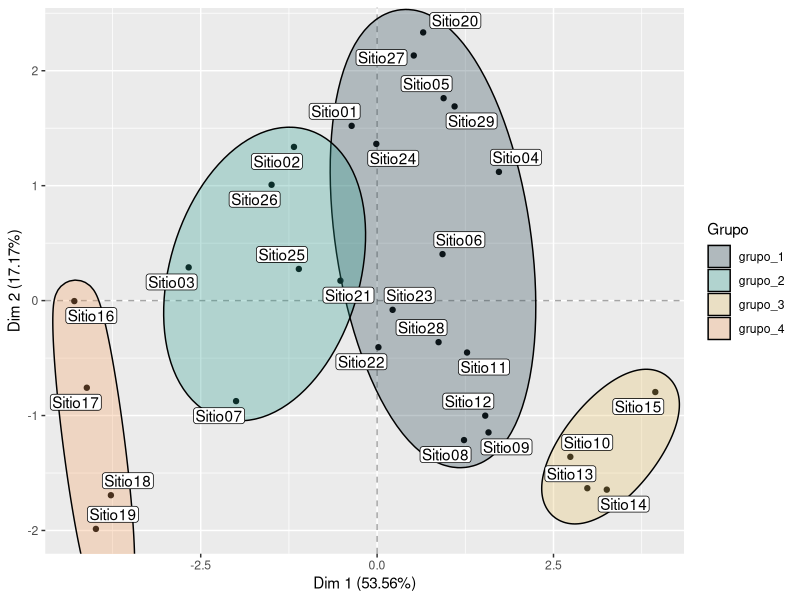
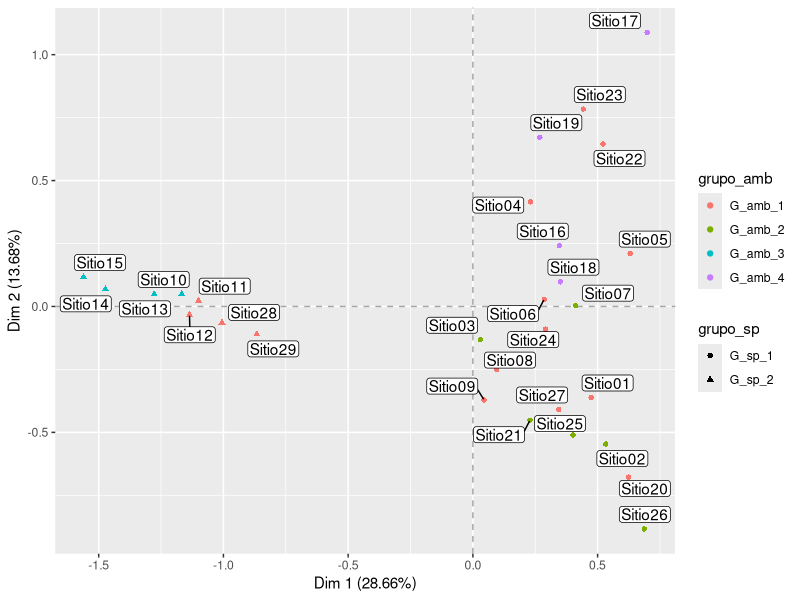
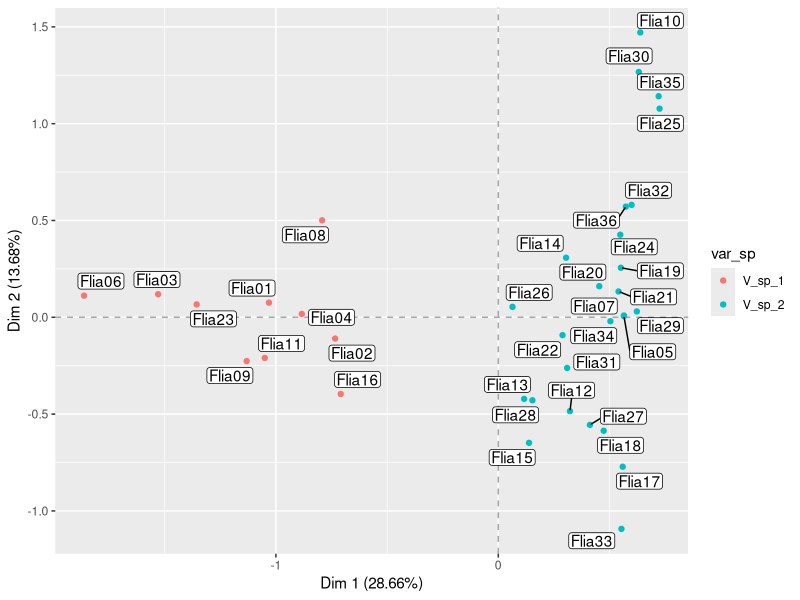
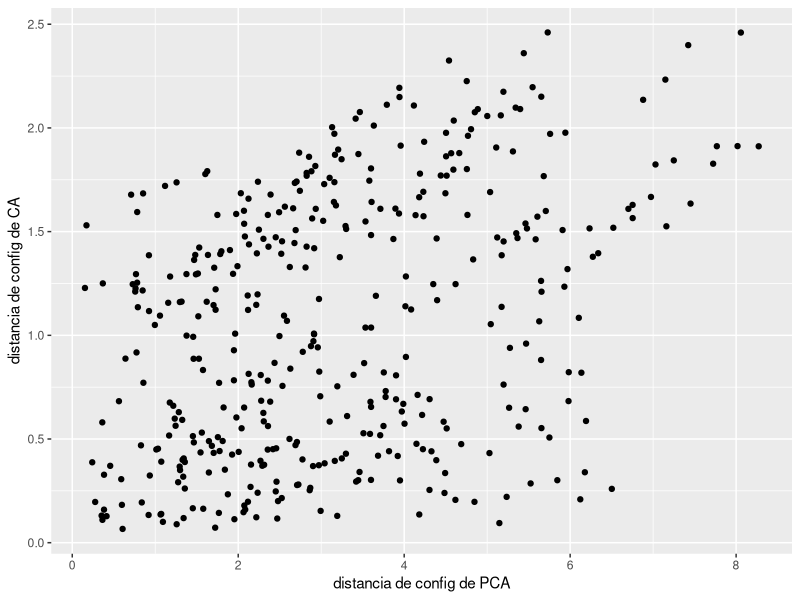
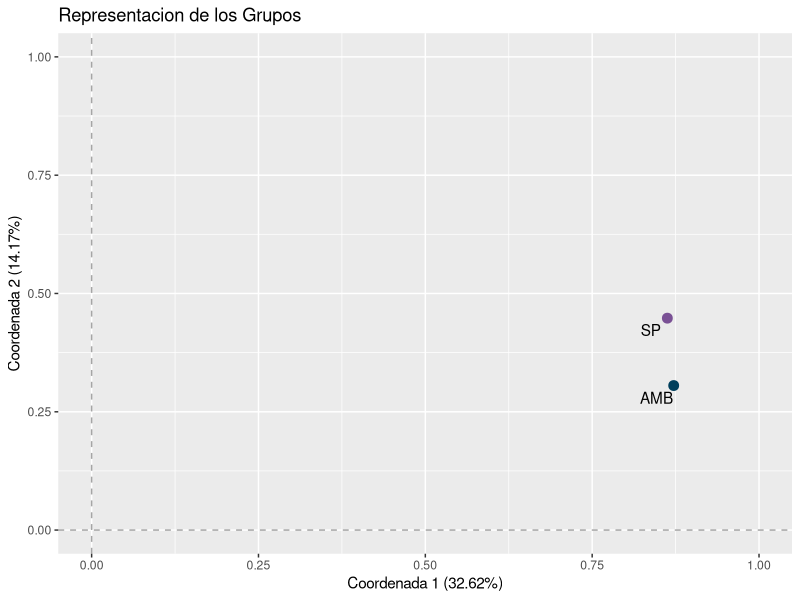
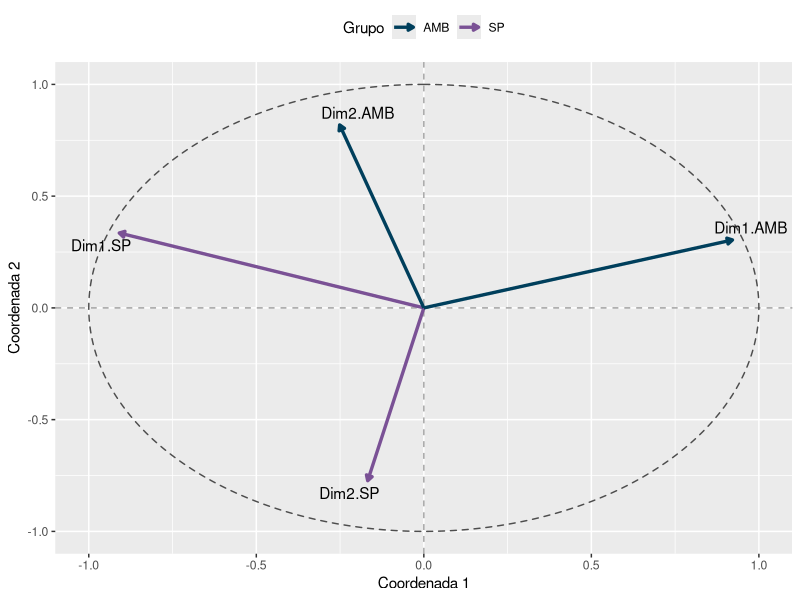
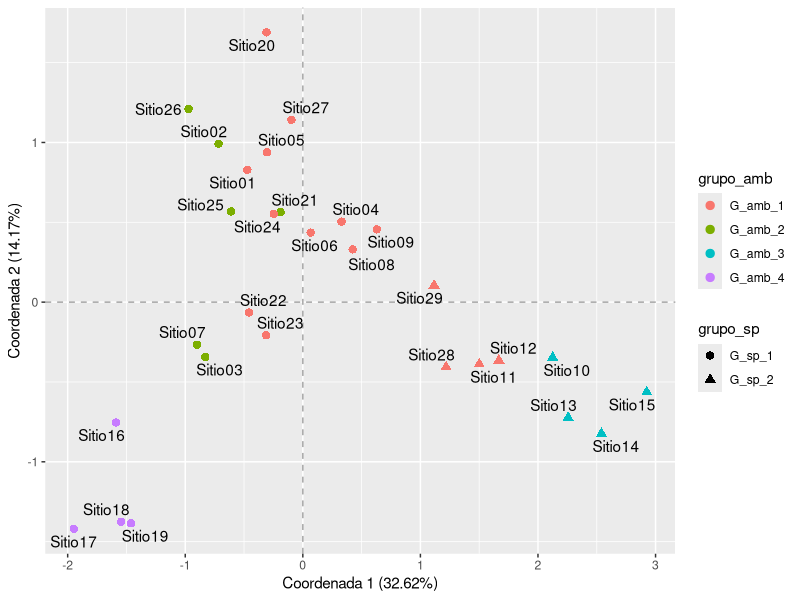
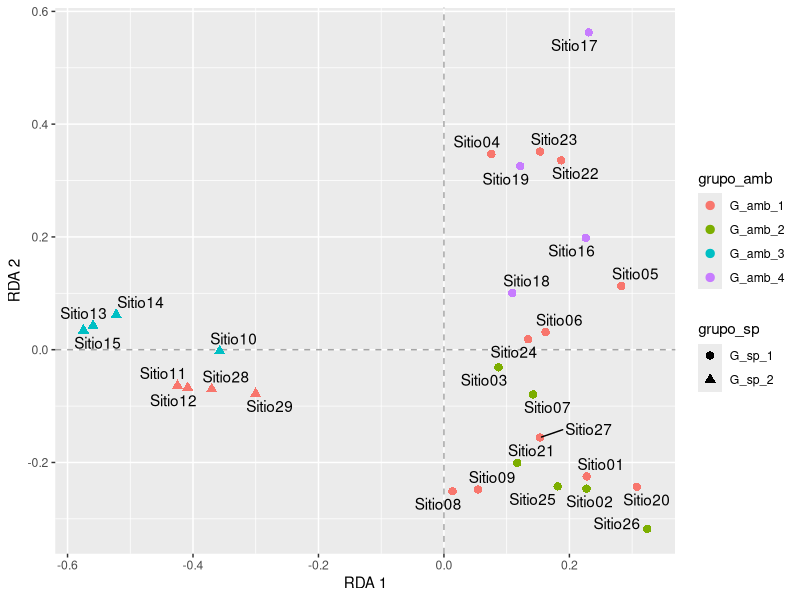

R code for these plots, in order:
## ---- chunk 1
knitr::opts_chunk$set(
  echo = FALSE, message = FALSE, warning = FALSE, fig.align = "center",
  fig.pos = "H", out.extra = "", fig.height = 3.5, fig.width = 5
)
colores <- c("#003f5c", "#7a5195", "#ef5675", "#ffa600")
## ---- chunk 2

#library(devtools)
#install_github("thibautjombart/adegenet")
# 
#library(cluster)
library(FactoMineR)
library(ggplot2)
library(ggrepel)
library(ggforce)
library(vegan)
library(kableExtra)
#source(here::here("src", "utils.R"))

## ---- chunk 3
LACAR <- read.csv2(
  here::here("data", "raw", "LACAR.csv"),
  row.names = 1
)
X<-LACAR[,2:10]
Y<-LACAR[,11:46]

## ---- chunk 4
ca_y <- CA(Y,graph=F)
pca_x <- PCA(X,graph=F) 
## ---- chunk 5
x_breaks <- c(-0.2, 0)
y_breaks <- c(0)

df <- data.frame(pca_x$ind$coord[,1:2])
colnames(df) <- c("X1", "X2")

grupos <- cutree(hclust(dist(df), method = "average"),4)
df$grupo <- grupos
df$grupo <- paste("grupo",df$grupo , sep="_")

df$sitio <- rownames(Y)
df$cuenca <- paste("grupo",LACAR$cuenca , sep="_")


ggplot(df) + 
  geom_vline(xintercept = 0, linetype = "dashed", color = "gray30", alpha = 0.5) + 
  geom_hline(yintercept = 0, linetype = "dashed", color = "gray30", alpha = 0.5) +
  geom_point(aes(x=X1, y=X2)) +  
  geom_mark_ellipse(aes(x=X1, y=X2, fill = grupo)) +
  geom_label_repel(
    aes(X1, X2, label = sitio), 
    label.padding = 0.1, 
    max.overlaps = 30
  ) +
  scale_fill_manual(
    values = c("#264653", "#2A9D8F", "#E9C46A", "#F4A261", "#E76F51")
  ) + 
  labs(
    x = "Dim 1 (53.56%)",
    y = "Dim 2 (17.17%)",
    fill = "Grupo"
  )
## ---- chunk 6
x_breaks <- c(-0.2, 0)
y_breaks <- c(0)

df <- data.frame(ca_y$row$coord[,1:2])
colnames(df) <- c("X1", "X2")

grupo_2 <-  cutree(hclust(dist(df), method = "average"),2)
df$grupo_sp <-  grupo_2
df$grupo_sp <- paste("G_sp",df$grupo_sp , sep="_")


df$grupo_amb <-  grupos
df$grupo_amb <- paste("G_amb",df$grupo_amb , sep="_")

df$sitio <- rownames(Y)

df$cuenca <- paste("grupo",LACAR$cuenca , sep="_")



ggplot(df) + 
  geom_vline(xintercept = 0, linetype = "dashed", color = "gray30", alpha = 0.5) + 
  geom_hline(yintercept = 0, linetype = "dashed", color = "gray30", alpha = 0.5) +
  geom_point(aes(x=X1, y=X2, color = grupo_amb, pch=grupo_sp)) +  
  geom_label_repel(
    aes(X1, X2, label = sitio), 
    label.padding = 0.1, 
    max.overlaps = 30
  ) +
  scale_fill_manual(
    values = c("#264653", "#2A9D8F", "#E9C46A", "#F4A261", "#E76F51")
  ) + 
  labs(
    x = "Dim 1 (28.66%)",
    y = "Dim 2 (13.68%)",
    fill = "Grupo"
  )
## ---- chunk 7
x_breaks <- c(-0.2, 0)
y_breaks <- c(0)

df <- data.frame(ca_y$col$coord[,1:2])
colnames(df) <- c("X1", "X2")

grupo_3 <-  cutree(hclust(dist(df), method = "average"),2)
df$var_sp <-  grupo_3
df$var_sp <- paste("V_sp",df$var_sp , sep="_")

df$sitio <- colnames(Y)




ggplot(df) + 
  geom_vline(xintercept = 0, linetype = "dashed", color = "gray30", alpha = 0.5) + 
  geom_hline(yintercept = 0, linetype = "dashed", color = "gray30", alpha = 0.5) +
  geom_point(aes(x=X1, y=X2, color = var_sp)) +  
  geom_label_repel(
    aes(X1, X2, label = sitio), 
    label.padding = 0.1, 
    max.overlaps = 30
  ) +
  scale_fill_manual(
    values = c("#264653", "#2A9D8F", "#E9C46A", "#F4A261", "#E76F51")
  ) + 
  labs(
    x = "Dim 1 (28.66%)",
    y = "Dim 2 (13.68%)",
    fill = "Grupo"
  )
## ---- chunk 8
dist_ca_y <- dist(ca_y$row$coord[,1:2])
dist_pca_x <- dist(pca_x$ind$coord[,1:2])

## ---- chunk 9
cor(dist_pca_x, dist_ca_y)
## ---- chunk 10
ggplot(data.frame("x"=c(dist_pca_x), "y"=c(dist_ca_y))) + 
  geom_point(aes(x,y)) + 
  xlab("distancia de config de PCA") +
  ylab("distancia de config de CA")
## ---- chunk 11
yx <- cbind(Y,X)

mfa <- MFA(yx, group = c(36,9), type = c("f", "s"), ncp = 2,
                name.group = c("SP","AMB"), graph = F)

## ---- chunk 12
kable(
  mfa$group$RV,
  digits = 3,
  align = "c",
  format = "latex",
  caption = "Coeficiente RV"
) %>%
  kable_styling(font_size = 10, latex_options = "HOLD_position") %>%
  kable_classic_2()
## ---- chunk 13
mfa_groups_data <- as.data.frame(mfa$group$coord)[, 1:2]
mfa_groups_data$temporada <- rownames(mfa_groups_data)
rownames(mfa_groups_data) = NULL
colnames(mfa_groups_data) = c("x", "y", "temporada")

ggplot(mfa_groups_data, aes(x, y)) +
  geom_hline(yintercept = 0, linetype = "dashed", color = "gray30", alpha = 0.5) +
  geom_vline(xintercept = 0, linetype = "dashed", color = "gray30", alpha = 0.5) +
  geom_point(aes(color = temporada), size = 3) + 
  geom_text_repel(aes(label = temporada)) + 
  scale_color_manual(values = colores, guide = FALSE) + 
  labs(
    x = "Coordenada 1 (32.62%)",
    y = "Coordenada 2 (14.17%)",
    title = "Representacion de los Grupos"
  ) +
  lims(x = c(0, 1), y = c(0, 1))
## ---- chunk 14
mfa_partial_axes_data <- as.data.frame(mfa$partial.axes$coord)
colnames(mfa_partial_axes_data) <- c("x1", "y1")
mfa_partial_axes_data$x0 <- 0
mfa_partial_axes_data$y0 <- 0
mfa_partial_axes_data$etiqueta <- rownames(mfa_partial_axes_data)
color <- strsplit(rownames(mfa_partial_axes_data), ".", fixed = TRUE)
mfa_partial_axes_data$grupo <- sapply(color, `[[`, 2)

ggplot(mfa_partial_axes_data) + 
    geom_vline(xintercept = 0, linetype = "dashed", color = "gray30", alpha = 0.5) + 
    geom_hline(yintercept = 0, linetype = "dashed", color = "gray30", alpha = 0.5) +
    geom_circle(
      aes(x0 = x, y0 = y, r = r), 
      linetype = "dashed", color = "gray30", alpha = 0.5,
      data = data.frame(x = 0, y = 0, r = 1)
    ) + 
    geom_segment(
      aes(x = x0, y = y0, xend = x1, yend = y1, color = grupo),
      arrow = arrow(length = unit(0.15, "cm"), type ="closed"),
      size = 1.15
    ) + 
    geom_text_repel(
      aes(x1, y1, label = etiqueta)
    ) + 
    scale_color_manual(values = colores) + 
    lims(x = c(-1, 1), y = c(-1, 1)) + 
    labs(x = "Coordenada 1", y = "Coordenada 2", color = "Grupo") + 
    theme(legend.position = "top")
## ---- chunk 15
mfa_ind_data <- as.data.frame(mfa$ind$coord)
mfa_ind_data$etiqueta <- rownames(mfa_ind_data)

mfa_ind_data$grupo_amb <-  grupos
mfa_ind_data$grupo_amb <- paste("G_amb",mfa_ind_data$grupo_amb , sep="_")
mfa_ind_data$grupo_sp <-  grupo_2
mfa_ind_data$grupo_sp <- paste("G_sp",mfa_ind_data$grupo_sp , sep="_")



ggplot(mfa_ind_data, aes(Dim.1, Dim.2,grupo_sp, grupo_amb)) + 
  geom_vline(xintercept = 0, linetype = "dashed", color = "gray30", alpha = 0.5) + 
  geom_hline(yintercept = 0, linetype = "dashed", color = "gray30", alpha = 0.5) +
  geom_point(size = 2.5, aes(Dim.1, Dim.2,color =grupo_amb,pch=grupo_sp)) +
  geom_text_repel(aes(label = etiqueta))   +
  labs(    
      x = "Coordenada 1 (32.62%)",
      y = "Coordenada 2 (14.17%)"
      )
## ---- chunk 16
stdY <- decostand(Y, method = "hellinger")
stdX <- decostand(X, method = "standardize")

rda_ <- rda(stdY~.,data=stdX)

rda_

## ---- chunk 17
RsquareAdj(rda_)
## ---- chunk 18
anova(rda_, permutations=1000) # significancia del modelo
## ---- chunk 19
anova(rda_, by='margin', permutations=1000) # significancia var ambientales
## ---- chunk 20
anova(rda_, by='axis', permutations=1000) # significancia d
## ---- chunk 21

ind_data <- read.csv(here::here("doc", "tp3","aux_parte_8", "rda_sites.csv"))

ind_data$etiqueta <- rownames(Y)

ind_data$grupo_amb <-  grupos
ind_data$grupo_amb <- paste("G_amb",ind_data$grupo_amb , sep="_")
ind_data$grupo_sp <-  grupo_2
ind_data$grupo_sp <- paste("G_sp",ind_data$grupo_sp , sep="_")

ggplot(ind_data, aes(RDA1, RDA2,grupo_sp, grupo_amb)) + 
  geom_vline(xintercept = 0, linetype = "dashed", color = "gray30", alpha = 0.5) + 
  geom_hline(yintercept = 0, linetype = "dashed", color = "gray30", alpha = 0.5) +
  geom_point(size = 2.5, aes(RDA1, RDA2,color =grupo_amb,pch=grupo_sp)) +
  geom_text_repel(aes(label = etiqueta))   +
  labs(    
      x = "RDA 1",
      y = "RDA 2"
      )


## ---- chunk 22

ind_data <- read.csv(here::here("doc", "tp3","aux_parte_8", "rda_sites.csv"))

ind_data$etiqueta <- rownames(Y)

ind_data$cuenca <- paste("G_sp",LACAR$cuenca , sep="_")


ggplot(ind_data, aes(RDA1, RDA2,cuenca)) + 
  geom_vline(xintercept = 0, linetype = "dashed", color = "gray30", alpha = 0.5) + 
  geom_hline(yintercept = 0, linetype = "dashed", color = "gray30", alpha = 0.5) +
  geom_point(size = 2.5, aes(RDA1, RDA2,color =cuenca)) +
  geom_text_repel(aes(label = etiqueta))   +
  labs(    
      x = "RDA 1",
      y = "RDA 2"
      )


## ---- chunk 23
decorana(Y)
## ---- chunk 24
cca_ <- cca(Y~.,data=X)
cca_ 
## ---- chunk 25
RsquareAdj(cca_)
## ---- chunk 26
anova(cca_, permutations=1000) # significancia del modelo
## ---- chunk 27
anova(cca_, by='margin', permutations=1000) # significancia var ambientales
## ---- chunk 28
anova(cca_, by='axis', permutations=1000) # significancia d
## ---- chunk 29

ind_data <- read.csv(here::here("doc", "tp3","aux_parte_8", "cca_sites.csv"))

ind_data$etiqueta <- rownames(Y)

ind_data$grupo_amb <-  grupos
ind_data$grupo_amb <- paste("G_amb",ind_data$grupo_amb , sep="_")
ind_data$grupo_sp <-  grupo_2
ind_data$grupo_sp <- paste("G_sp",ind_data$grupo_sp , sep="_")

ggplot(ind_data, aes(CCA1, CCA2,grupo_sp, grupo_amb)) + 
  geom_vline(xintercept = 0, linetype = "dashed", color = "gray30", alpha = 0.5) + 
  geom_hline(yintercept = 0, linetype = "dashed", color = "gray30", alpha = 0.5) +
  geom_point(size = 2.5, aes(CCA1, CCA2,color =grupo_amb,pch=grupo_sp)) +
  geom_text_repel(aes(label = etiqueta))   +
  labs(    
      x = "CCA1",
      y = "CCA2"
      )
